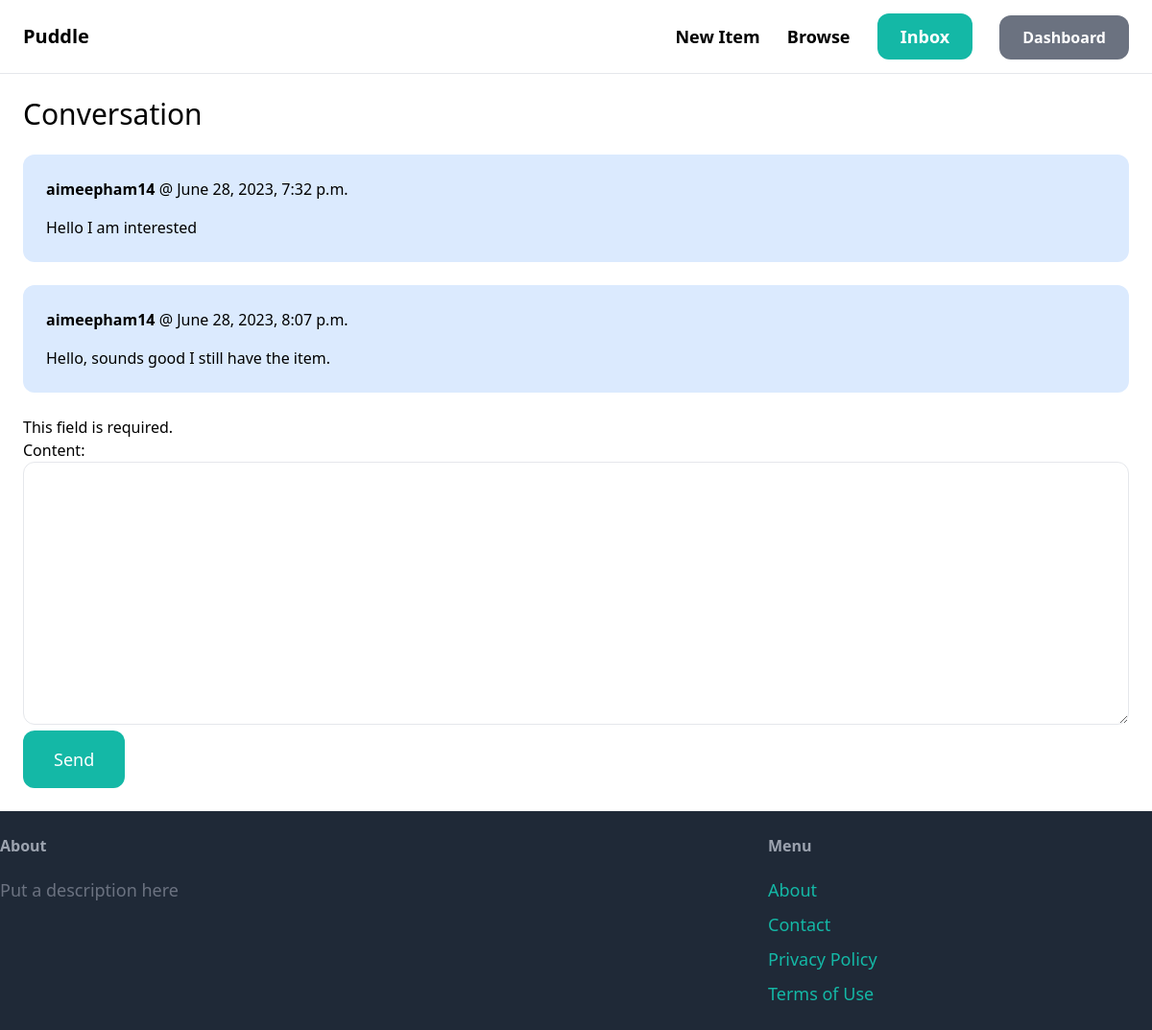
Screenshot of /inbox/1/ (signed in) with the database file from the repository.
### conversation/models.py (models this page shows)
class ConversationMessage(models.Model):
    conversation = models.ForeignKey(Conversation, related_name='messages', on_delete=models.CASCADE)
    content = models.TextField()
    created_at = models.DateTimeField(auto_now_add=True)
    created_by = models.ForeignKey(User, related_name='created_messages', on_delete=models.CASCADE)

### conversation/views.py (the view)
# urls.py: path('<int:pk>/', views.detail, name='detail'),
@login_required
def detail(request, pk):
    conversation = Conversation.objects.filter(members__in=[request.user.id]).get(pk=pk)
    if request.method == 'POST':
        form = ConversationMessageForm(request.POST)
        if form.is_valid():
            conversation_message = form.save(commit=False)
            conversation_message.conversation = conversation
            conversation_message.created_by = request.user
            conversation_message.save()
            conversation.save()
            return redirect('conversation:detail', pk=pk)
    else:
        form = ConversationMessageForm(request.POST)
    return render(request, 'conversation/detail.html', {
        'conversation': conversation,
        'form': form,
    })

### conversation/forms.py
class ConversationMessageForm(forms.ModelForm):
    class Meta:
        model = ConversationMessage
        fields = ('content',)
        widgets = {
            'content': forms.Textarea(attrs= {
                'class': 'w-full py-4 px-6 rounded-xl border'
            })
        }

### conversation/templates/conversation/detail.html (shortened to what this page needs)
{% extends 'core/base.html' %}
{% block content %}
<h1 class="mb-6 text-3xl">Conversation</h1>
<div class="space-y-6">
    {% for message in conversation.messages.all %}
        <div class="p-6 flex {% if message.created_by == request.user %} bg-blue-100 {% else %} bg-gray-100 {% endif %} rounded-xl">
            <div>
                <p class="mb-4"><strong>{{ message.created_by.username }}</strong> @ {{ message.created_at }}</p>
                <p>{{ message.content }}</p>
            </div>
        </div>
    {% endfor %}
</div>
<form method="post" action="." class="mt-6">
    {{ form.as_p }}
    <button class="py-4 px-8 text-lg bg-teal-500 hover:bg-teal-700 rounded-xl text-white">Send</button>
</form>
{% endblock %}

### core/templates/core/base.html (shortened to what this page needs)
<!doctype html>
<html>
    <head>
        <script src="https://cdn.tailwindcss.com"></script>
    </head>
    <body>
        <nav class="py-6 px-6 flex justify-between items-center border-b border-gray-200">
            <a href="/" class="text-xl font-semibold">Puddle</a>
            <div class="space-x-6">
                <a href="{% url 'item:new' %}" class="text-lg font-semibold hover:text-gray-500">New Item</a>
                <a href="{% url 'item:items' %}" class="text-lg font-semibold hover:text-gray-500">Browse</a>
                {% if request.user.is_authenticated %}
                    <a href="{% url 'conversation:inbox' %}" class="px-6 py-3 text-lg font-semibold bg-teal-500 text-white rounded-xl hover:bg-teal-700">Inbox</a>
                    <a href="{% url 'dashboard:index' %}" class="px-6 py-3 text-log font-semibold bg-gray-500 text-white rounded-xl hover:bg-gray-700">Dashboard</a>
                {% else %}
                    <a href="{% url 'core:signup' %}" class="px-6 py-3 text-lg font-semibold bg-teal-500 text-white rounded-xl hover:bg-teal-700">Sign Up</a>
                    <a href="{% url 'core:login' %}" class="px-6 py-3 text-lg font-semibold bg-gray-500 text-white rounded-xl hover:bg-gray-700">Log In</a>
                {% endif %}
            </div>
        </nav>
        <div class="px-6 py-6">
            {% block content %}
            {% endblock %}
        </div>
        <footer class="py-6 flex justify-between bg-gray-800">
            <div class="w-2/3 pr-10">
                <h3 class="mb-5 font-semibold text-gray-400">About</h3>
                <p class="text-lg text-gray-500">Put a description here</p>
            </div>
            <div class="w-1/3">
                <h3 class="mb-5 font-semibold text-gray-400">Menu</h3>
                <ul class="space-y-2">
                    <li><a href="#" class="text-lg text-teal-500 hover:text-teal-700">About</a></li>
                    <li><a href="{% url 'core:contact' %}" class="text-lg text-teal-500 hover:text-teal-700">Contact</a></li>
                    <li><a href="#" class="text-lg text-teal-500 hover:text-teal-700">Privacy Policy</a></li>
                    <li><a href="#" class="text-lg text-teal-500 hover:text-teal-700">Terms of Use</a></li>
                </ul>
            </div>
        </footer>
    </body>
</html>

### rows the page displays
ConversationMessage: created_by.username "aimeepham14", created_at "June 28, 2023, 7:32 p.m.", content "Hello I am interested"
ConversationMessage: created_by.username "aimeepham14", created_at "June 28, 2023, 8:07 p.m.", content "Hello, sounds good I still have the item."
